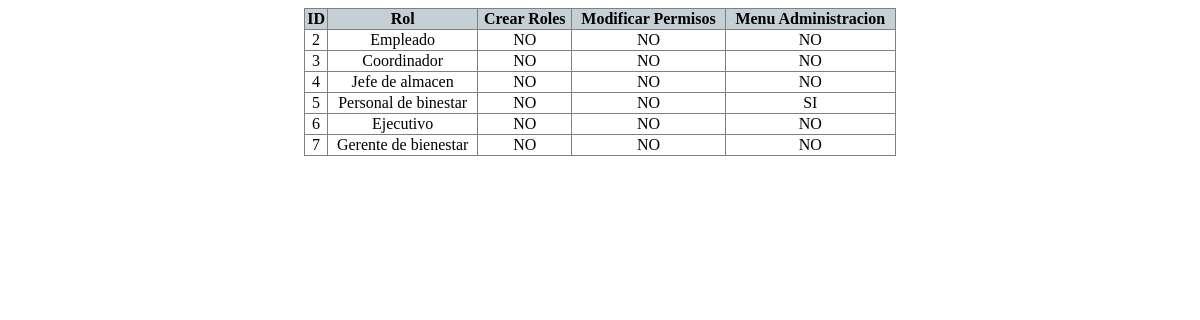
Screenshot of /PaginaPrincipal/Secciones-con-permisos/Tabla-de-Roles.php with the database file from the repository.
### tables this page shows
CREATE TABLE `rol` (
  `rol_nombre` varchar(25) DEFAULT NULL,
  `Crear_Roles` varchar(10) DEFAULT 'NO',
  `Modificar_permisos` varchar(10) DEFAULT 'NO',
  `Menu_administracion` varchar(10) DEFAULT 'NO',
  `id_rol` int(11) NOT NULL
);

### PaginaPrincipal/Secciones-con-permisos/Tabla-de-Roles.php (the view, shortened to what this page needs)
<link rel="stylesheet" type="text/css" href="estilos/tablarol.css">
<?php
    $Miconexion=MiConexion();
    $Select = $Miconexion->prepare("SELECT * FROM rol WHERE id_rol!=1");
    $Select->execute();
    echo "<table border='1' id='roles'>";
    echo "<tr>";
    echo "<th class='la'>ID</th>";
    echo "<th class='la'>Rol</th>";
    echo "<th class='la'>Crear Roles</th>";
    echo "<th class='la'>Modificar Permisos</th>";
    echo "<th class='la'>Menu Administracion</th>";
    echo "</tr>";
    while($Fila = $Select->fetch(PDO::FETCH_ASSOC)) {
        echo "<td>".$Fila['id_rol']."</td>";
        echo "<td>".$Fila['rol_nombre']."</td>";
        echo "<td>".$Fila['Crear_Roles']."</td>";
        echo "<td>".$Fila['Modificar_permisos']."</td>";
        echo "<td>".$Fila['Menu_administracion']."</td>";
    }
    echo "</table>";
?>

### PaginaPrincipal/estilos/tablarol.css (style rules this page uses)
#roles { text-align: center; place-items: center; margin: auto; border-collapse: collapse; width: 50%; }
.la { background-color: rgba(78, 114, 133, 0.333); }

### rows the page displays
rol: id_rol "2", rol_nombre "Empleado", Crear_Roles "NO", Modificar_permisos "NO", Menu_administracion "NO"
rol: id_rol "3", rol_nombre "Coordinador", Crear_Roles "NO", Modificar_permisos "NO", Menu_administracion "NO"
rol: id_rol "4", rol_nombre "Jefe de almacen", Crear_Roles "NO", Modificar_permisos "NO", Menu_administracion "NO"
rol: id_rol "5", rol_nombre "Personal de binestar", Crear_Roles "NO", Modificar_permisos "NO", Menu_administracion "SI"
rol: id_rol "6", rol_nombre "Ejecutivo", Crear_Roles "NO", Modificar_permisos "NO", Menu_administracion "NO"
rol: id_rol "7", rol_nombre "Gerente de bienestar", Crear_Roles "NO", Modificar_permisos "NO", Menu_administracion "NO"
